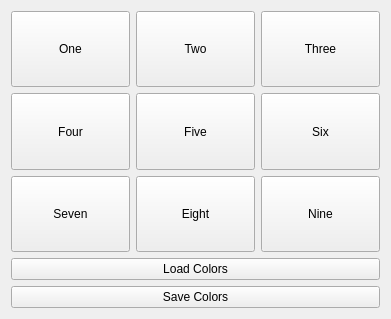
<?xml version="1.0" encoding="UTF-8"?>
<ui version="4.0">
 <class>Widget</class>
 <widget class="QWidget" name="Widget">
  <property name="geometry">
   <rect>
    <x>0</x>
    <y>0</y>
    <width>391</width>
    <height>319</height>
   </rect>
  </property>
  <property name="windowTitle">
   <string>Widget</string>
  </property>
  <layout class="QVBoxLayout" name="verticalLayout">
   <item>
    <layout class="QGridLayout" name="gridLayout">
     <item row="0" column="0">
      <widget class="QPushButton" name="oneButton">
       <property name="sizePolicy">
        <sizepolicy hsizetype="Minimum" vsizetype="Expanding">
         <horstretch>0</horstretch>
         <verstretch>0</verstretch>
        </sizepolicy>
       </property>
       <property name="text">
        <string>One</string>
       </property>
      </widget>
     </item>
     <item row="0" column="1">
      <widget class="QPushButton" name="twoButton">
       <property name="sizePolicy">
        <sizepolicy hsizetype="Minimum" vsizetype="Expanding">
         <horstretch>0</horstretch>
         <verstretch>0</verstretch>
        </sizepolicy>
       </property>
       <property name="text">
        <string>Two</string>
       </property>
      </widget>
     </item>
     <item row="0" column="2">
      <widget class="QPushButton" name="threeButton">
       <property name="sizePolicy">
        <sizepolicy hsizetype="Minimum" vsizetype="Expanding">
         <horstretch>0</horstretch>
         <verstretch>0</verstretch>
        </sizepolicy>
       </property>
       <property name="text">
        <string>Three</string>
       </property>
      </widget>
     </item>
     <item row="1" column="0">
      <widget class="QPushButton" name="fourButton">
       <property name="sizePolicy">
        <sizepolicy hsizetype="Minimum" vsizetype="Expanding">
         <horstretch>0</horstretch>
         <verstretch>0</verstretch>
        </sizepolicy>
       </property>
       <property name="text">
        <string>Four</string>
       </property>
      </widget>
     </item>
     <item row="1" column="1">
      <widget class="QPushButton" name="fiveButton">
       <property name="sizePolicy">
        <sizepolicy hsizetype="Minimum" vsizetype="Expanding">
         <horstretch>0</horstretch>
         <verstretch>0</verstretch>
        </sizepolicy>
       </property>
       <property name="text">
        <string>Five</string>
       </property>
      </widget>
     </item>
     <item row="1" column="2">
      <widget class="QPushButton" name="sixButton">
       <property name="sizePolicy">
        <sizepolicy hsizetype="Minimum" vsizetype="Expanding">
         <horstretch>0</horstretch>
         <verstretch>0</verstretch>
        </sizepolicy>
       </property>
       <property name="text">
        <string>Six</string>
       </property>
      </widget>
     </item>
     <item row="2" column="0">
      <widget class="QPushButton" name="sevenButton">
       <property name="sizePolicy">
        <sizepolicy hsizetype="Minimum" vsizetype="Expanding">
         <horstretch>0</horstretch>
         <verstretch>0</verstretch>
        </sizepolicy>
       </property>
       <property name="text">
        <string>Seven</string>
       </property>
      </widget>
     </item>
     <item row="2" column="1">
      <widget class="QPushButton" name="eightButton">
       <property name="sizePolicy">
        <sizepolicy hsizetype="Minimum" vsizetype="Expanding">
         <horstretch>0</horstretch>
         <verstretch>0</verstretch>
        </sizepolicy>
       </property>
       <property name="text">
        <string>Eight</string>
       </property>
      </widget>
     </item>
     <item row="2" column="2">
      <widget class="QPushButton" name="nineButton">
       <property name="sizePolicy">
        <sizepolicy hsizetype="Minimum" vsizetype="Expanding">
         <horstretch>0</horstretch>
         <verstretch>0</verstretch>
        </sizepolicy>
       </property>
       <property name="text">
        <string>Nine</string>
       </property>
      </widget>
     </item>
    </layout>
   </item>
   <item>
    <widget class="QPushButton" name="loadColorButton">
     <property name="text">
      <string>Load Colors</string>
     </property>
    </widget>
   </item>
   <item>
    <widget class="QPushButton" name="saveColorButton">
     <property name="text">
      <string>Save Colors</string>
     </property>
    </widget>
   </item>
  </layout>
 </widget>
 <resources/>
 <connections/>
</ui>
